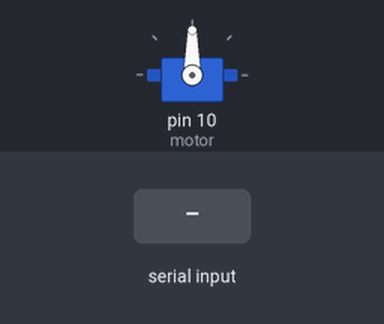
Simulated run of this sketch. Board: Arduino Uno, built with avr-gcc and run on an emulated ATmega328P. On the bench: servo. Inputs (shaded band) come from the test bench.

Above: at 1.2 s.
1.3 s: "30,150\n" received over Serial
At 3.1 s:
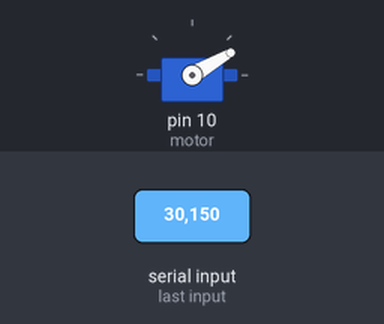
3.5 s: "5\n" received over Serial
At 4.7 s:
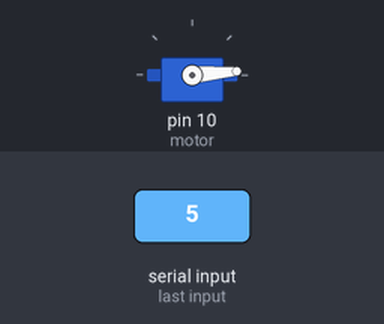
5.5 s: "200\n" received over Serial
At 7.2 s:
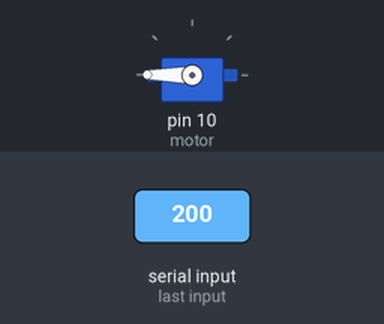
7.5 s: "90,45\n" received over Serial
At 9.0 s:
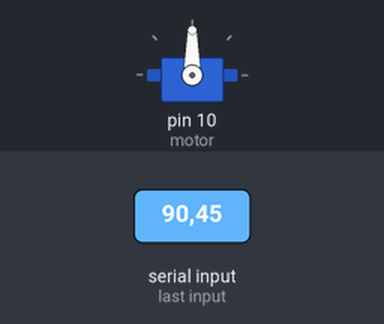
Timing chart, 0 to 10.5 s (numbered marks = the images above; inputs shaded):
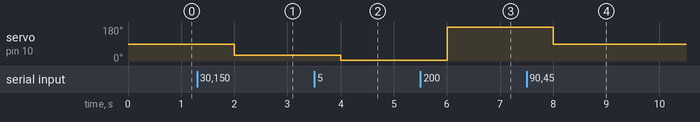

Measured:
- after the input at 1.3 s, servo on pin 10 (motor): 90° → 30° after 0.70 s
- after the input at 3.5 s, servo on pin 10 (motor): 30° → 5° after 0.50 s
- after the input at 5.5 s, servo on pin 10 (motor): 5° → 180° after 0.50 s
- after the input at 7.5 s, servo on pin 10 (motor): 180° → 90° after 0.50 s

The sketch:

test.ino
```cpp
//Flask Webapp -> sends goal to service_client.py -> sends goal to service_server.py -> sends the goal to arduino.ino via serial

#include <Servo.h>

Servo motor;
Servo motor2;
Servo motor3;


void setup() {
  // put your setup code here, to run once:
  motor.attach(10);
  // motor2.attach(5);
  // motor3.attach(11);
  motor.write(90);
  // motor2.write(90);
  // motor3.write(90);

  Serial.begin(9600);
  Serial.setTimeout(1);

}

void loop() {
  // put your main code here, to run repeatedly:

  if(Serial.available())
  {
    int angle= Serial.readString().toInt();
    motor.write(angle);
    // motor2.write(angle);
    // motor3.write(angle);
  }
  delay(1000);
}
```
